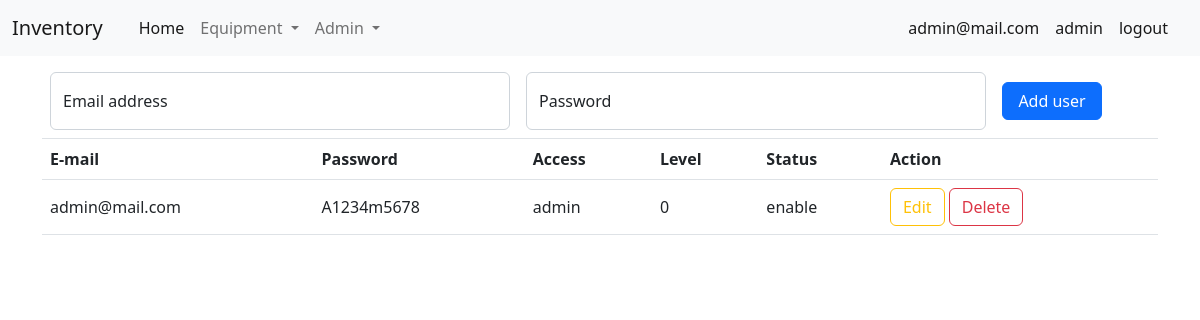
Before: /admin/user (signed in) with the older database file.
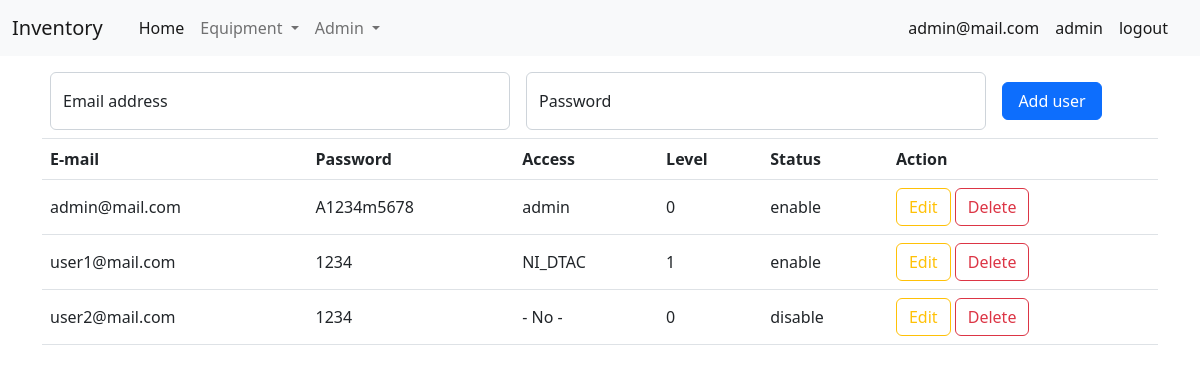
After: the same page with the newer database file.
### tables this page shows
CREATE TABLE "tb_userlogin" (
	"no"	INTEGER NOT NULL,
	"email"	TEXT,
	"password"	TEXT,
	"access"	TEXT,
	"status"	TEXT,
	"level"	TEXT,
	PRIMARY KEY("no")
);

### app_admin.py (the view)
@app_admin.route("/admin/user")
def page_user():
    if "email" not in session:
        return redirect("/login")
    else:
        con = sqlite3.connect("db/db.db")
        cur = con.cursor()
        sql_select_userlogin = 'select * from tb_userlogin'
        curs = cur.execute(sql_select_userlogin)
        data = curs.fetchall()
        sql_select_access = 'select * from tb_access'
        curs = cur.execute(sql_select_access)
        access = curs.fetchall()
        con.close()
        return render_template("admin/user.html", data=data, access=access)

### templates/admin/user.html (shortened to what this page needs)
<!DOCTYPE html>
<html lang="en">
<head>
    <link rel="stylesheet" href="/static/css/bootstrap_5-2-2.css">
</head>
<body>
    {% include "/menu.html" %}
    <div class="container mt-3">
        <form action="/admin/user/fn_add_user" method="POST" class="d-flex m-2 align-items-center">
            <div class="form-floating me-3">
                <input type="email" style="width: 460px;" class="form-control" id="" placeholder="name@example.com"
                    name="email" required>
                <label for="floatingInput">Email address</label>
            </div>
            <div class="form-floating me-3">
                <input type="password" style="width: 460px;" class="form-control" id="floatingPassword"
                    placeholder="Password" name="password" required>
                <label for="floatingPassword">Password</label>
            </div>
            <div class="">
                <button type="submit" class="btn btn-primary" style="width: 100px;">Add user</button>
            </div>
        </form>
    </div>
    <div class="container">
        <table class="table border-top">
            <thead>
                <tr>
                    <th scope="col">E-mail</th>
                    <th scope="col">Password</th>
                    <th scope="col">Access</th>
                    <th scope="col">Level</th>
                    <th scope="col">Status</th>
                    <th scope="col">Action</th>
                </tr>
            </thead>
            <tbody>
                {% for row in data %}
                <tr>
                    <td class="align-middle">{{row[1]}}</td>
                    <td class="align-middle">{{row[2]}}</td>
                    <td class="align-middle">{{row[3]}}</td>
                    <td class="align-middle">{{row[5]}}</td>
                    <td class="align-middle">{{row[4]}}</td>
                    <td>
                        <button type="button" class="btn btn-outline-warning" data-bs-toggle="modal"
                            data-bs-target="#staticBackdrop{{row[0]}}">
                            Edit
                        </button>
                        <button type="button" class="btn btn-outline-danger" data-bs-toggle="modal"
                            data-bs-target="#exampleModal{{row[0]}}">
                            Delete
                        </button>
                    </td>
                </tr>
                {% endfor %}
            </tbody>
        </table>
    </div>
</body>
</html>

### templates/menu.html (shortened to what this page needs)
<nav class="navbar navbar-expand-lg bg-light">
    <div class="container-fluid">
        <a class="navbar-brand" href="/">Inventory {{list_store}}</a>
        <div class="collapse navbar-collapse" id="navbarSupportedContent">
            <div class="container">
                <ul class="navbar-nav me-auto mb-2 mb-lg-0">
                    <li class="nav-item">
                        <a class="nav-link active" aria-current="page" href="/">Home</a>
                    </li>
                    <li class="nav-item dropdown">
                        <a class="nav-link dropdown-toggle" href="#" role="button" data-bs-toggle="dropdown"
                            aria-expanded="false">
                            Equipment
                        </a>
                    </li>
                    {% if session["access"] == "admin" %}
                    <li class="nav-item dropdown">
                        <a class="nav-link dropdown-toggle" href="#" role="button" data-bs-toggle="dropdown"
                            aria-expanded="false">
                            Admin
                        </a>
                    </li>
                    {% endif %}
                </ul>
            </div>
            <div class="container">
                <ul class="navbar-nav me-auto mb-2 mb-lg-0 d-flex justify-content-end">
                    <li class="nav-item">
                        <a class="nav-link active" aria-current="page">{{session["email"]}}</a>
                    </li>
                    <li class="nav-item">
                        <a class="nav-link active" aria-current="page">{{session["access"]}}</a>
                    </li>
                    <li class="nav-item">
                        <a class="nav-link active" aria-current="page" href="/fn_logout">logout</a>
                    </li>
                </ul>
            </div>
        </div>
    </div>
</nav>

Changed rows visible on the page:
added tb_userlogin: email "user1@mail.com", password "1234", access "NI_DTAC", level "1", status "enable"
added tb_userlogin: email "user2@mail.com", password "1234", access "- No -", level "0", status "disable"
